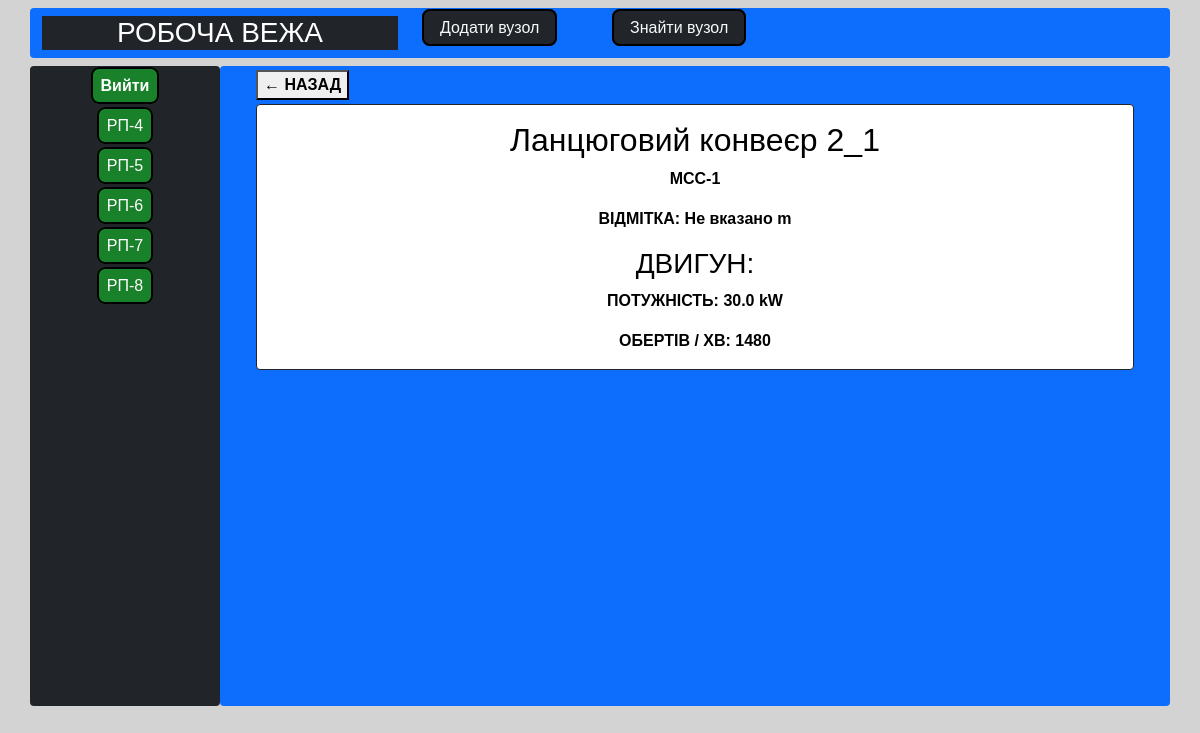
The app's page /node/2_1/ (signed in) with its own data.
### locator/models.py (models this page shows, shortened)
class DistributiveSubstation(models.Model):
    title = models.CharField(max_length=25, choices=utils.DS_CHOICES)
    slug = models.SlugField(unique=True, db_index=True)
    level = models.CharField(max_length=25, choices=utils.LEVELS)
    def get_absolute_url(self):
        return reverse('substation', kwargs={'sub_num': self.id})

class Node(models.Model):
    title = models.CharField(max_length=25)
    slug = models.SlugField(unique=True, db_index=True)
    label = models.ImageField(upload_to="photos/", default=None, blank=True, null=True,)
    level = models.CharField(max_length=25, choices=utils.LEVELS)
    round_per_minute = models.IntegerField(validators=[MinValueValidator(0), MaxValueValidator(3100)])
    power = models.DecimalField(max_digits=4, decimal_places=1,)
    mcc = models.ForeignKey('MotorControlCenter', on_delete=models.PROTECT, related_name='nodes')

class MotorControlCenter(models.Model):
    title = models.CharField(max_length=25, choices=utils.MCC_CHOICES)
    slug = models.SlugField(unique=True, db_index=True, blank=True)
    substation = models.ForeignKey('DistributiveSubstation', on_delete=models.PROTECT, related_name='motor_centers')
    def __str__(self):
        return self.title

### locator/views.py (the view)
# urls.py: path('node/<slug:slug>/', NodeView.as_view(), name='node-detail'),
class NodeView(DetailView):
    template_name = 'locator/node.html'
    context_object_name = 'node'
    slug_url_kwarg = 'slug'
    def get_object(self):
        return get_object_or_404(Node, slug=self.kwargs[self.slug_url_kwarg])
    def get_context_data(self, **kwargs):
        context = super().get_context_data(**kwargs)
        node = Node.objects.get(slug=self.kwargs['slug'])
        context['title'] = f'{node.title}_{node.slug}'
        return context

### locator/templatetags/locator_tags.py (called while the page is built)
@register.inclusion_tag('locator/room_list.html')
def show_substations():
    return {'rooms': DS.objects.all(),}

### locator/templates/locator/node.html (shortened to what this page needs)
{% extends 'locator/base.html' %}
{% load static %}
{% block content %}
<div class="container">
  <div class="row mt-1">
    <div class="col-md-6">
      <button onclick="goBack()">&larr; НАЗАД</button>
    </div>
    <div class="col-md-6">
    </div>
  </div>
  <div class="row mt-1">
    <div class="col-12 justify-content-center text-center fw-bold">
        <div class="card border border-dark" style="width: 40hw; height: auto; color:black;">
            <div class="card-body">
              <h2 class="card-title">{{ node.title }} {{ node.slug }}</h2>
              <p class="card-text">{{ node.mcc }}</p>
              <p class="card-text">ВІДМІТКА: {{ node.level }} m</p>
              <h3>ДВИГУН:</h3>
              <p class="card-text">ПОТУЖНІСТЬ: {{ node.power }} kW</p>
              <p class="card-text">ОБЕРТІВ / ХВ: {{ node.round_per_minute }}</p>
            </div>
        </div>
    </div>
  </div>
</div>
{% endblock %}

### locator/templates/locator/room_list.html
<p class="text-center fw-bold"><a href="{% url 'logout_user' %}" style="text-decoration: none;">Вийти</a></p>
{% for room in rooms %}
    <p class="custom-background mt-2 text-center rounded">
        <a href="{{ room.get_absolute_url }}" style="text-decoration: none;">{{ room.title }}</a>
    </p>
{% endfor %}

### locator/static/locator/css/styles.css (style rules this page uses)
* { box-sizing: border-box; }
body { margin: 0; padding: 0; font-family: Arial, sans-serif; background: lightgray; overflow: auto; }
a { color: white; padding: 0.5em; border: 2px double black; border-radius: 0.5em; background: #18812a; }
button { font-weight: bold; }

### records on screen
DistributiveSubstation: title "РП-4"
DistributiveSubstation: title "РП-5"
DistributiveSubstation: title "РП-6"
DistributiveSubstation: title "РП-7"
DistributiveSubstation: title "РП-8"
Node: title "Ланцюговий конвеєр", slug "2_1", mcc "MCC-1", level "Не вказaно", power "30.0", round_per_minute "1480"
